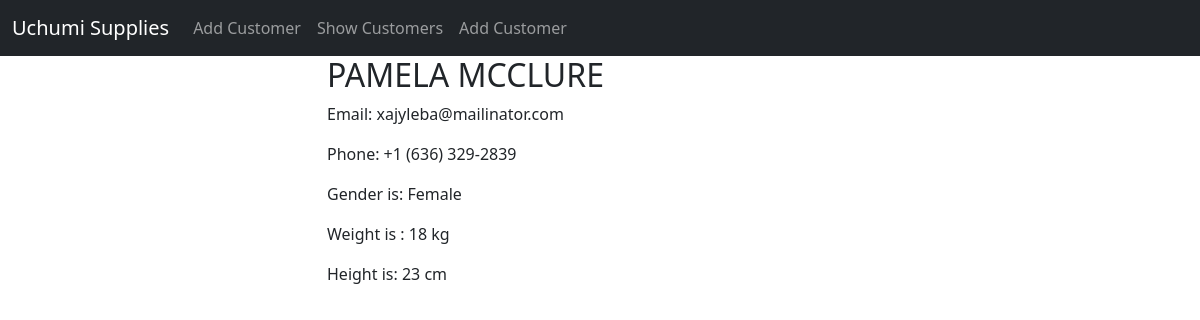
Screenshot of /details/37 (signed in) with the database file from the repository.
### maain_app/models.py (models this page shows)
class Customer(models.Model):
    id = models.AutoField(primary_key=True)
    names = models.CharField(max_length=60)
    email = models.EmailField(max_length=60, unique=True)
    phone = models.CharField(max_length=20, unique=True, null=True, blank=True)
    password = models.CharField(max_length=200)
    weight = models.IntegerField(default=0)
    height = models.IntegerField(default=0)
    gender = models.CharField(max_length=10, default="Male")
    dob = models.DateField(default="1990-01-01")
    pic = models.ImageField(upload_to='images/', null=True, blank=True)
    class Meta:
        db_table = 'customers'

### maain_app/views.py (the view)
# urls.py: path('details/<int:id>', views.details, name='details-page'),
@login_required
def details(request, id):
    user = Customer.objects.get(id=id)
    return render(request, 'details.html', {'user': user})

### templates/details.html (shortened to what this page needs)
{% extends 'master.html' %}
{% block content %}
	<div class="container">
        <div class="row justify-content-center">
             <div class="col-sm-6">
                 <h2>{{ user.names | upper }}</h2>
                 <p>Email: {{ user.email | lower }}</p>
                 <p>Phone: {{ user.phone }}</p>
                 <p>Gender is: {{ user.gender | capfirst }}</p>
                 <p>Weight is : {{ user.weight }} kg</p>
                 <p>Height is: {{ user.height }} cm</p>
             </div>
        </div>
    </div>
{% endblock %}

### rows the page displays
Customer: names "PAMELA MCCLURE", email "xajyleba@mailinator.com", phone "+1 (636) 329-2839", gender "Female", weight "18", height "23"
